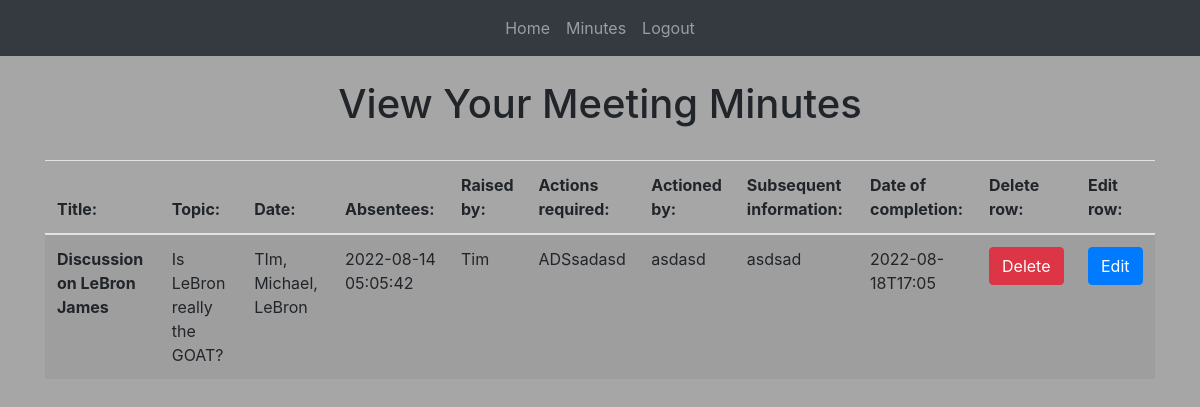
/search (signed in), run on an earlier commit of the app's database.
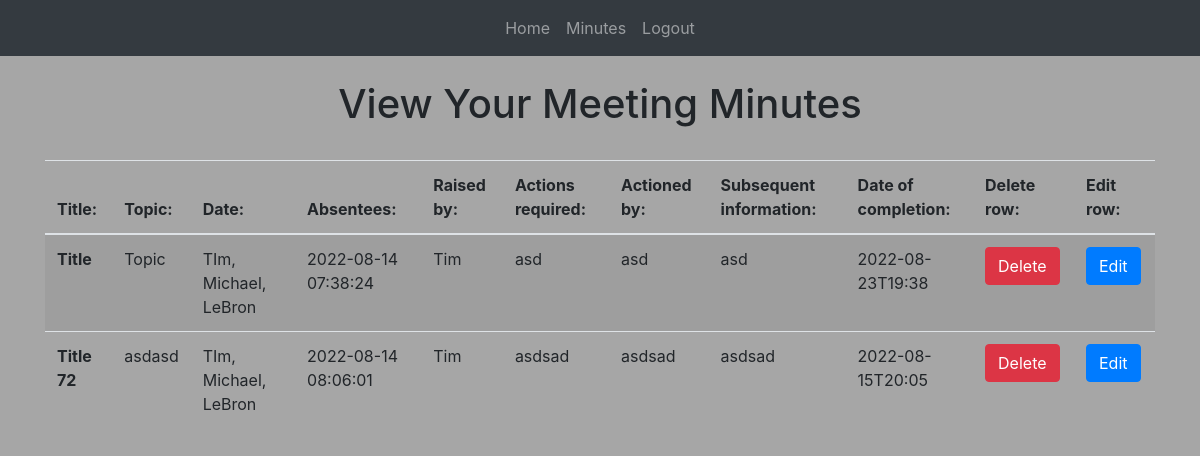
And on a later commit of the database.
### website/models.py (models this page shows)
class Meeting(db.Model):
    id = db.Column(db.Integer, primary_key=True)
    time = db.Column(db.DateTime(timezone=True), default=func.now())
    title = db.Column(db.String(1000))
    topic = db.Column(db.String(1000))
    attendees = db.Column(db.String(100))
    raised_by = db.Column(db.String(100))
    actions_required = db.Column(db.String(100))
    actioned_by = db.Column(db.String(100))
    subsequent_information = db.Column(db.String(100))
    end_time = db.Column(db.String(100))
    user_id = db.Column(db.Integer, db.ForeignKey("user.id"))

### website/views.py (the view)
@views.route("/search", methods=["GET", "POST"])
@login_required
def search_meeting():
    if request.method == "POST":
        search = request.form.get("search")
        meetings = Meeting.query.filter(Meeting.title.contains(search)).all()
        return render_template("minutes.html", meetings=meetings, user=current_user)
    return render_template("minutes.html", user=current_user)

### website/__init__.py (called while the page is built)
def create_app():
    app = Flask(__name__)
    app.config["SECRET_KEY"] = "thisissecret"
    app.config["SQLALCHEMY_DATABASE_URI"] = f"sqlite:///{DB_NAME}"
    db.init_app(app)
    from .views import views
    from .auth import auth
    app.register_blueprint(views, url_prefix="/")
    app.register_blueprint(auth, url_prefix="/")
    from .models import Meeting, User
    create_database(app)
    login_manager = LoginManager()
    login_manager.login_view = "auth.login"
    login_manager.init_app(app)
    @login_manager.user_loader
    def load_user(id):
        return User.query.get(int(id))
    return app

### website/templates/minutes.html (shortened to what this page needs)
{% extends "base.html" %} {% block title %}Minutes{% endblock %}
{% block content%}
<br/>
<h1 align = "center"> View Your Meeting Minutes</h1>
<br/>
  <table class="table table-striped center">
    <thead>
      <tr>
        <th>Title:</th>
        <th>Topic:</th>
        <th>Date:</th>
        <th>Absentees:</th>
        <th>Raised by:</th>
        <th>Actions required:</th>
        <th>Actioned by:</th>
        <th>Subsequent information:</th>
        <th>Date of completion:</th>
        <th>Delete row:</th>
        <th>Edit row:</th>
      </tr>
    </thead>
    <tbody>
      {% for meeting in user.meetings %}
      <tr>
        <th scope="row">{{ meeting.title }}</th>
        <td>{{ meeting.topic }}</td>
        <td>{{ meeting.attendees }}</td>
        <td>{{ meeting.time }}</td>
        <td>{{ meeting.raised_by }}</td>
        <td>{{ meeting.actions_required }}</td>
        <td>{{ meeting.actioned_by }}</td>
        <td>{{ meeting.subsequent_information }}</td>
        <td>{{ meeting.end_time }}</td>
        <td>
          <button type="button" class="btn btn-danger" data-toggle="modal" data-target="#deleteModal{{ meeting.id }}">
            Delete
          </button>
      </td>
      <td>
        <button type="button" class="btn btn-primary" data-toggle="modal" data-target="#editModal{{ meeting.id }}">
          Edit
        </button>
      </td>
    </tr>
    {% endfor %}
  </tbody>
</table>
{% endblock %}

### website/templates/base.html (shortened to what this page needs)
<!DOCTYPE html>
<html>
  <head>
    <link
      rel="stylesheet"
      href="https://stackpath.bootstrapcdn.com/bootstrap/4.4.1/css/bootstrap.min.css"
    />
    <link
      rel="stylesheet"
      href="https://stackpath.bootstrapcdn.com/font-awesome/4.7.0/css/font-awesome.min.css"
    />
  </head>
  <body>
    <nav class="navbar navbar-expand-lg navbar-dark bg-dark">
      <div class="collapse navbar-collapse" id="navbar">
        <div class="navbar-nav center mx-auto">
          {% if user.is_authenticated %}
          <a class="nav-item nav-link" id="home" href="/">Home</a>
          <a class ="nav-item nav-link" id="minutes" href="/minutes">Minutes</a>
          <a class="nav-item nav-link" id="logout" href="/logout">Logout</a>
          {% else %}
          <a class="nav-item nav-link" id="login" href="/login">Login</a>
          <a class="nav-item nav-link" id="signUp" href="/sign-up">Sign Up</a>
          {% endif %}
        </div>
      </div>
    </nav>
    <div class="container">{% block content %} {% endblock %}</div>
  </body>
</html>

### website/templates/base.html (style rules this page uses)
body { background-color: #A6A6A6; }

What changed in the data, as far as the page shows it:
changed Meeting: title "Discussion on LeBron James" → "Title"; topic "Is LeBron really the GOAT?" → "Topic"; time "2022-08-14 05:05:42" → "2022-08-14 07:38:24"; actions_required "ADSsadasd" → "asd"; actioned_by "asdasd" → "asd"; subsequent_information "asdsad" → "asd"; end_time "2022-08-18T17:05" → "2022-08-23T19:38"
added Meeting: title "Title 72", topic "asdasd", attendees "TIm, Michael, LeBron", time "2022-08-14 08:06:01", raised_by "Tim", actions_required "asdsad", actioned_by "asdsad", subsequent_information "asdsad", end_time "2022-08-15T20:05"
